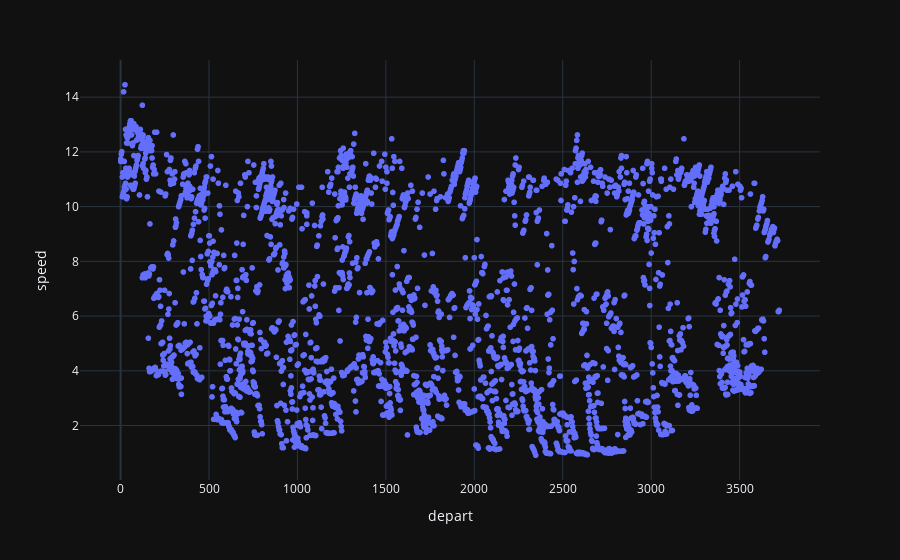

Notebook code cell kept with this figure:
### Code cell
# routeLength/duration
df["speed"] = df["routeLength"]/df["duration"]
fig = px.scatter(df, x="depart", y="speed")
fig.show()

### Figure 1 — Plotly figure (JSON) as saved in the notebook; plotly's stock layout.template omitted (floating-point values rounded to 4 significant figures; data arrays with more than 128 entries replaced by an {"elided": "..."} marker saying what was removed)
{"data": [{"hovertemplate": "depart=%{x}<br>speed=%{y}<extra></extra>", "legendgroup": "", "marker": {"color": "#636efa", "symbol": "circle"}, "mode": "markers", "name": "", "showlegend": false, "x": {"elided": "3524 float values"}, "xaxis": "x", "y": {"elided": "3524 float values"}, "yaxis": "y", "type": "scattergl"}], "layout": {"xaxis": {"anchor": "y", "domain": [0.0, 1.0], "title": {"text": "depart"}}, "yaxis": {"anchor": "x", "domain": [0.0, 1.0], "title": {"text": "speed"}}, "legend": {"tracegroupgap": 0}, "margin": {"t": 60}}}
